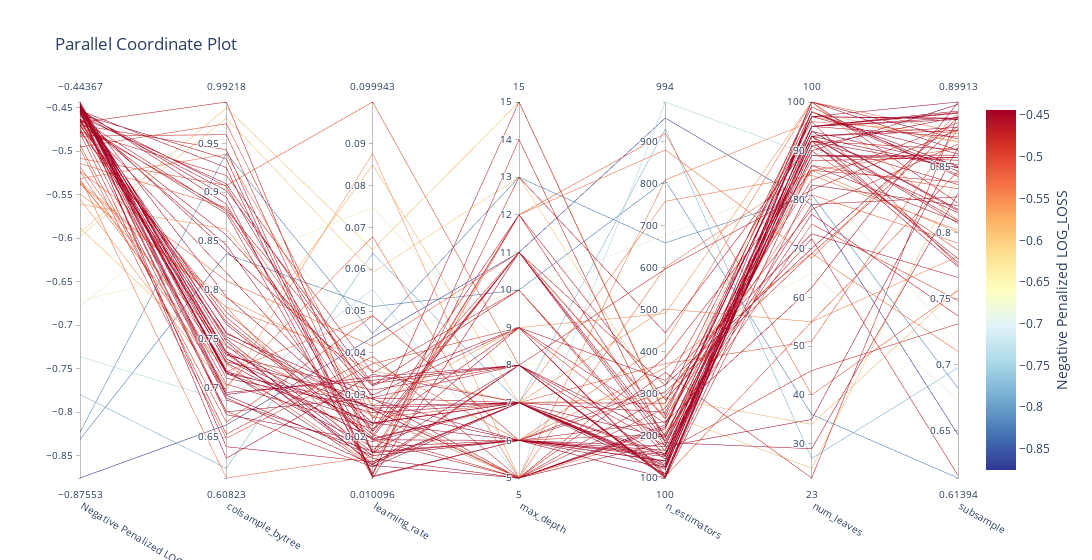

The cell this chart's notebook holds for it:
### Markdown cell above
#### 3.32 Log Loss as Tune Metric

### Code cell
best_lgb_log_loss = MLPipeline.tune(X_train_full, y_train_full, 
                          algorithm=lgb.LGBMClassifier, 
                          tune_metric='log_loss',
                          preprocessor=PreProcessor(
                              target_encode_cols=encoding_recommendations["target_encode_cols"],
                          ),
                          param_ranges=lgb_param_ranges,  
                          beta=1,
                          max_evals=100,
                          early_stopping=20,  
                          verbose=-1,
                          cv=3,
                          cv_variance_penalty=0.3,
                          log_best_model=False)
